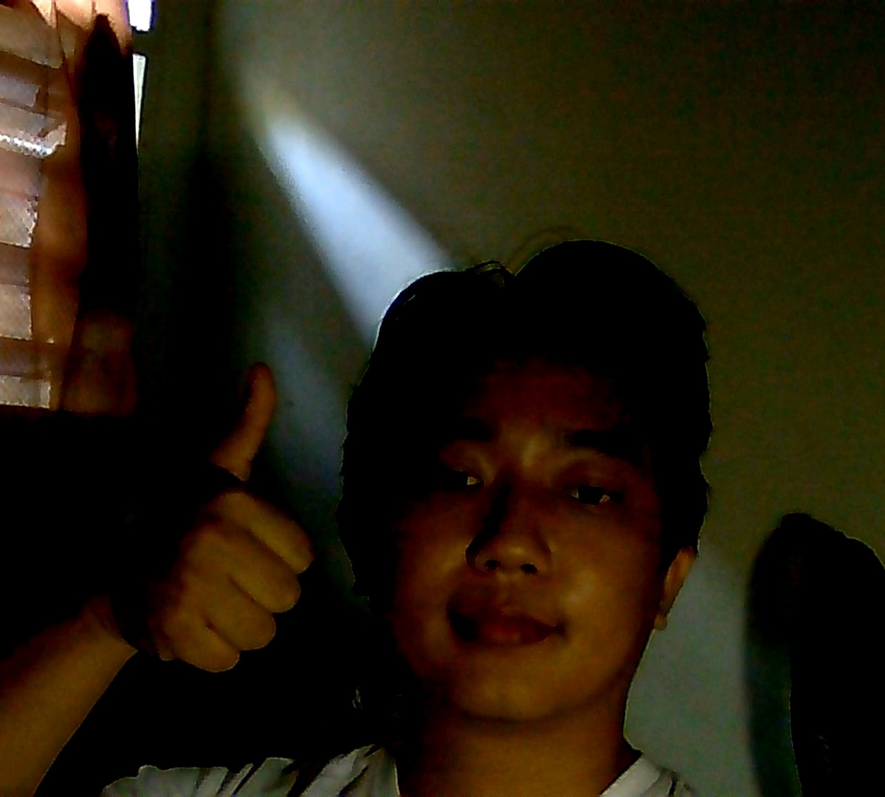
#> input picture notebooks/sample-cukup.png, 885 x 797 px, shrunk from 1600 x 1440 before the run
$ jupyter execute Transformasi_Intensitas_CCTV.ipynb
#> lines starting #> are read from the running program, lines starting #| are printed output that depends on the picture
# Peningkatan Citra CCTV Minim Cahaya

Notebook ini menerapkan dua teknik transformasi intensitas yang dipelajari di kelas:

1. **Transformasi logaritmik** untuk memperluas rentang intensitas piksel gelap.
2. **Transformasi pangkat (gamma correction)** dengan $\gamma < 1$ untuk mencerahkan detail pada area gelap.

## 1. Import library

- `Pillow` hanya digunakan untuk membaca, mengubah format menjadi grayscale, dan menyimpan citra.
- `NumPy` digunakan untuk menampung matriks piksel.
- `Matplotlib` digunakan untuk menampilkan perbandingan citra.
- Rumus peningkatan citra tidak menggunakan fungsi enhancement bawaan.

[cell 1]
import math
import os
from pathlib import Path

import matplotlib.pyplot as plt
import numpy as np
from PIL import Image

NILAI_MAKSIMUM = 255

## 2. Konfigurasi

Letakkan gambar dalam folder yang sama dengan notebook, lalu ubah `GAMBAR_PATH` sesuai nama file. Nilai gamma harus berada di antara 0 dan 1. Semakin kecil gamma, biasanya citra menjadi semakin terang.

[cell 2]
GAMBAR_PATH = Path(os.environ.get("IMAGE_PATH", "sample-cukup.png"))
GAMMA = 0.5
OUTPUT_DIR = Path(os.environ.get("OUTPUT_DIR", "hasil_output"))

if not 0 < GAMMA < 1:
    raise ValueError("Untuk mencerahkan citra gelap, gunakan 0 < GAMMA < 1.")

## 3. Membaca citra input sebagai grayscale

Citra input dinyatakan sebagai $F(x,y)$. Setiap elemen matriks menyimpan nilai intensitas 8-bit dari 0 (hitam) sampai 255 (putih).

[cell 3]
if not GAMBAR_PATH.exists():
    raise FileNotFoundError(
        f"Gambar tidak ditemukan: {GAMBAR_PATH}. "
        "Letakkan gambar di folder notebook dan periksa kembali GAMBAR_PATH."
    )

with Image.open(GAMBAR_PATH) as gambar:
#> gambar is the input picture: PIL image 885x797 RGB; mean R, G, B 37.3, 30, 14.6
    citra_asli = np.array(gambar.convert("L"), dtype=np.uint8)
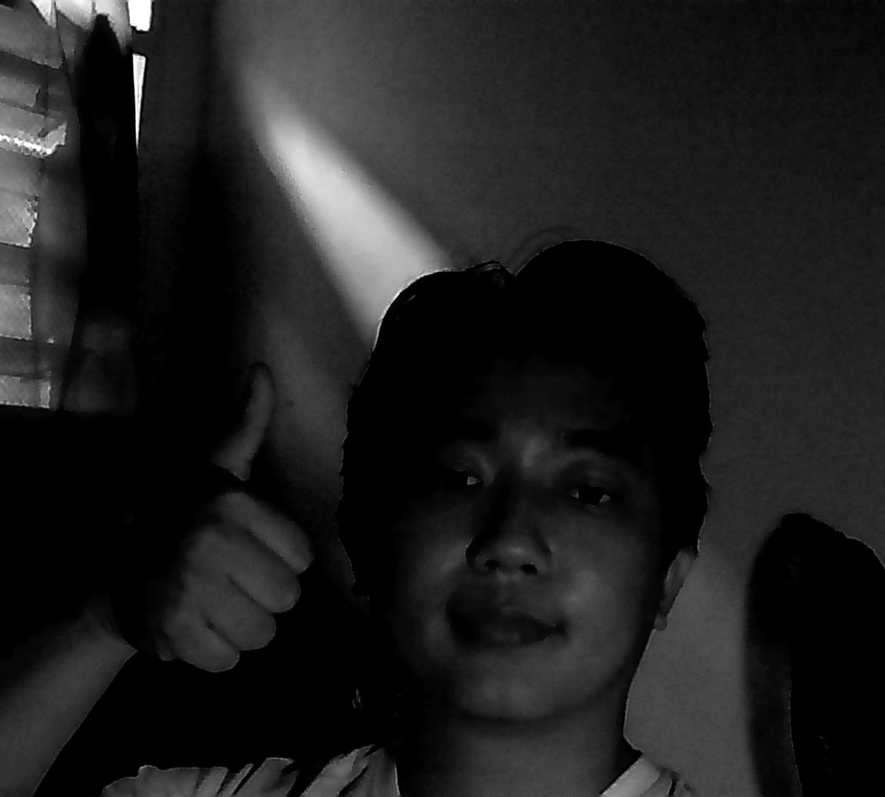
#> citra_asli: shape (797, 885); min 0, max 255, mean 30.5

print(f"Ukuran citra            : {citra_asli.shape[1]} x {citra_asli.shape[0]} piksel")
#| Ukuran citra            : 885 x 797 piksel
print(f"Intensitas minimum      : {citra_asli.min()}")
#| Intensitas minimum      : 0
print(f"Intensitas maksimum     : {citra_asli.max()}")
#| Intensitas maksimum     : 255
print(f"Rata-rata intensitas    : {citra_asli.mean():.2f}")
#| Rata-rata intensitas    : 30.45

plt.figure(figsize=(8, 5))
plt.imshow(citra_asli, cmap="gray", vmin=0, vmax=255)
plt.title("Citra Input Grayscale")
plt.axis("off")
plt.show()

## 4. Transformasi logaritmik

Rumus pada materi:

$$G = c \cdot \log(F + 1)$$

Konstanta dipilih sebagai berikut agar nilai input maksimum 255 dipetakan menjadi nilai output maksimum 255:

$$c = \frac{255}{\log(256)}$$

Penambahan 1 mencegah perhitungan $\log(0)$.

[cell 4]
def transformasi_log(citra):
    tinggi, lebar = citra.shape
    hasil = np.zeros((tinggi, lebar), dtype=np.uint8)
    c = NILAI_MAKSIMUM / math.log(NILAI_MAKSIMUM + 1)

    # Implementasi manual untuk setiap piksel F(x, y).
    for y in range(tinggi):
        for x in range(lebar):
            f = int(citra[y, x])
            g = c * math.log(f + 1)
            hasil[y, x] = np.uint8(round(min(max(g, 0), NILAI_MAKSIMUM)))

    return hasil, c

## 5. Transformasi pangkat (gamma correction)

Rumus pada materi:

$$s = c \cdot r^{\gamma}$$

Nilai piksel $r$ dinormalisasi dari 0-255 menjadi 0-1. Karena hasil pangkat masih berada pada 0-1, digunakan $c=255$ untuk mengembalikannya ke citra 8-bit. Nilai $\gamma < 1$ mengekspansi nilai piksel gelap.

[cell 5]
def transformasi_gamma(citra, gamma):
    if not 0 < gamma < 1:
        raise ValueError("Gamma harus memenuhi 0 < gamma < 1.")

    tinggi, lebar = citra.shape
    hasil = np.zeros((tinggi, lebar), dtype=np.uint8)
    c = NILAI_MAKSIMUM

    # Implementasi manual untuk setiap piksel r(x, y).
    for y in range(tinggi):
        for x in range(lebar):
            r = int(citra[y, x]) / NILAI_MAKSIMUM
            s = c * (r ** gamma)
            hasil[y, x] = np.uint8(round(min(max(s, 0), NILAI_MAKSIMUM)))

    return hasil

## 6. Menjalankan kedua transformasi

[cell 6]
hasil_log, c_log = transformasi_log(citra_asli)
#> after the loop in transformasi_log, `for y in range(tinggi):`:
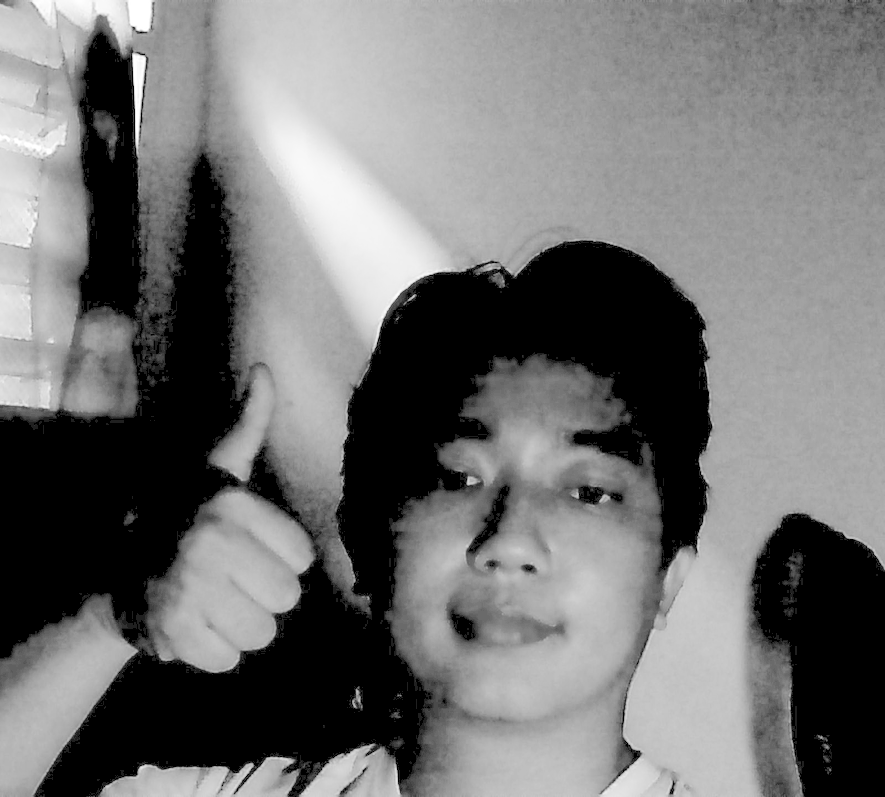
#> hasil: shape (797, 885); min 0, max 255, mean 113.8
#> c_log = 45.99
hasil_gamma = transformasi_gamma(citra_asli, GAMMA)
#> after the loop in transformasi_gamma, `for y in range(tinggi):`:
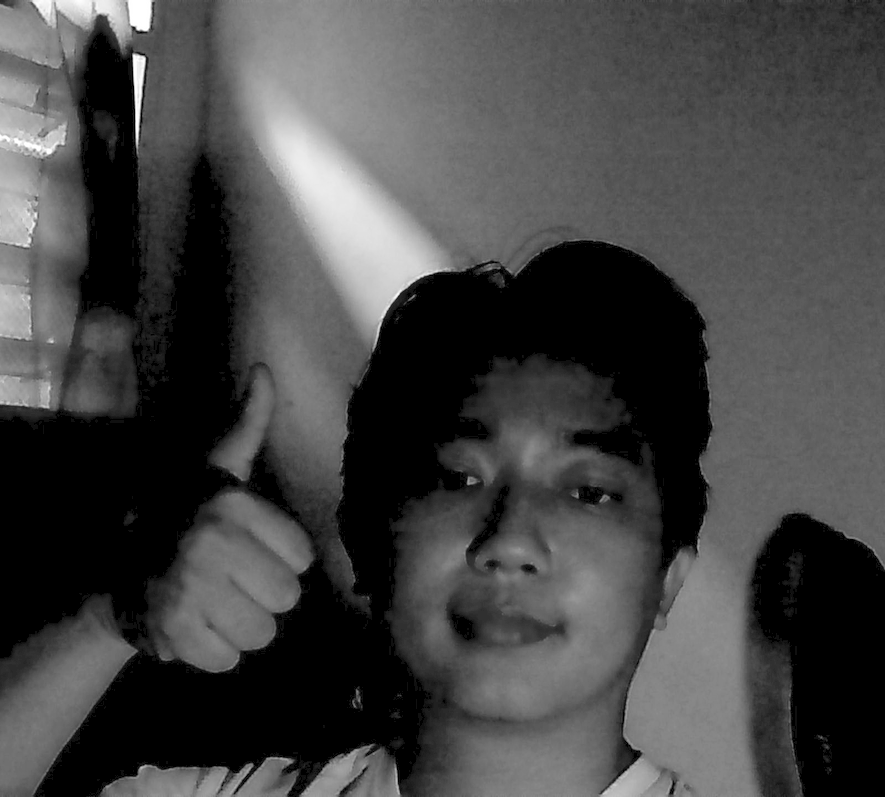
#> hasil: shape (797, 885); min 0, max 255, mean 68.9

print(f"Konstanta log (c)       : {c_log:.4f}")
#| Konstanta log (c)       : 45.9859
print(f"Nilai gamma             : {GAMMA}")
print(f"Rata-rata citra asli    : {citra_asli.mean():.2f}")
#| Rata-rata citra asli    : 30.45
print(f"Rata-rata hasil log     : {hasil_log.mean():.2f}")
#| Rata-rata hasil log     : 113.81
print(f"Rata-rata hasil gamma   : {hasil_gamma.mean():.2f}")
#| Rata-rata hasil gamma   : 68.91

## 7. Menampilkan dan menyimpan perbandingan hasil

Parameter `vmin=0` dan `vmax=255` digunakan agar ketiga panel memakai skala grayscale yang sama sehingga perbandingan tidak menyesatkan.

[cell 7]
OUTPUT_DIR.mkdir(parents=True, exist_ok=True)

Image.fromarray(hasil_log).save(OUTPUT_DIR / "hasil_log.png")
Image.fromarray(hasil_gamma).save(OUTPUT_DIR / "hasil_gamma.png")

fig, axes = plt.subplots(1, 3, figsize=(16, 5))
daftar_citra = [citra_asli, hasil_log, hasil_gamma]
daftar_judul = [
    "Citra Asli (Grayscale)",
    "Transformasi Logaritmik",
    f"Transformasi Gamma (gamma = {GAMMA})",
]

for axis, citra, judul in zip(axes, daftar_citra, daftar_judul):
    axis.imshow(citra, cmap="gray", vmin=0, vmax=255)
    axis.set_title(judul)
    axis.axis("off")
#> this loop made 3 passes
#> judul on passes 1 to 3: 'Citra Asli (Grayscale)', 'Transformasi Logaritmik', 'Transformasi Gamma (gamma = 0.5)'

fig.suptitle("Perbandingan Transformasi Intensitas", fontsize=16)
fig.tight_layout()
fig.savefig(OUTPUT_DIR / "perbandingan.png", dpi=160, bbox_inches="tight")
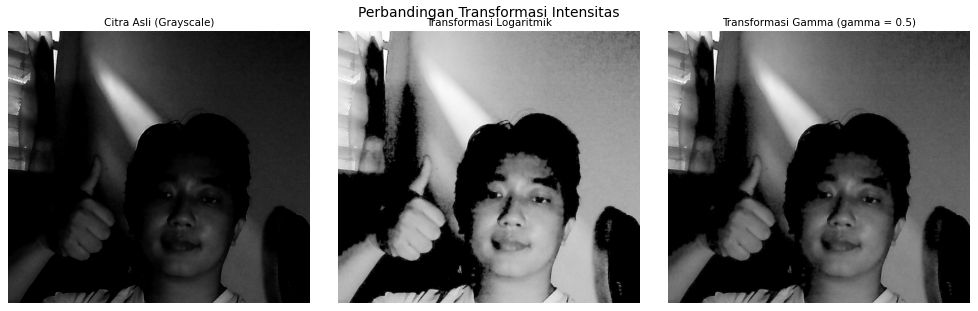
#> figure drawn by matplotlib, 3 panels
plt.show()

print(f"Hasil tersimpan di: {OUTPUT_DIR.resolve()}")

$ run again, with notebooks/sample-agak.png copied over notebooks/sample-cukup.png
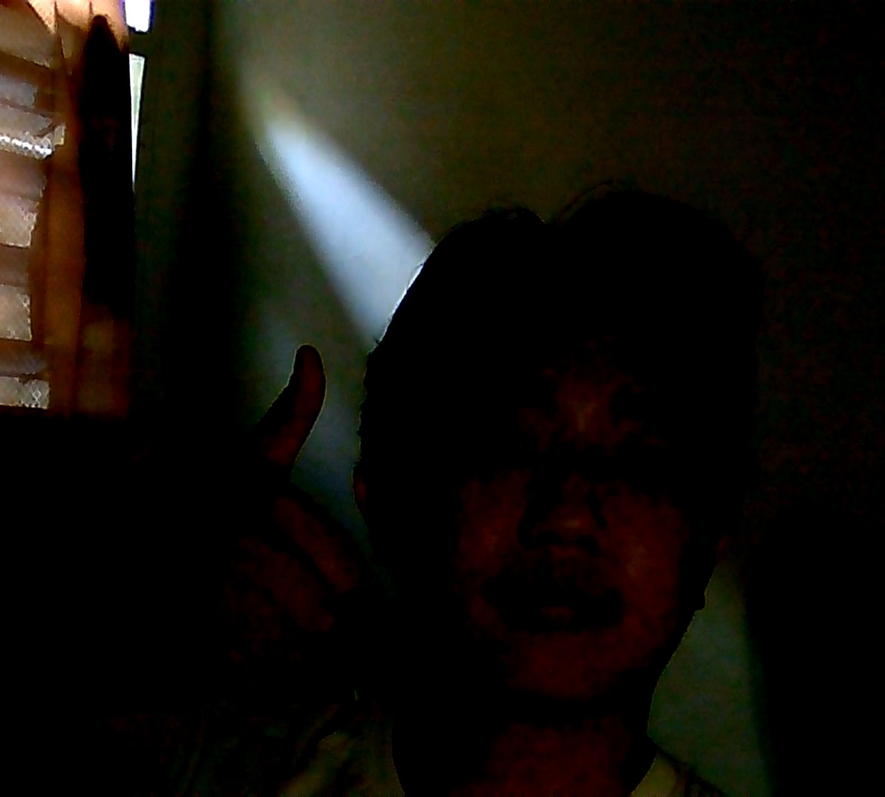
#> input picture notebooks/sample-agak.png, 885 x 797 px, shrunk from 1600 x 1440 before the run
#> gambar is the input picture: PIL image 885x797 RGB; mean R, G, B 19.3, 16.3, 10.7
#| Ukuran citra            : 885 x 797 piksel
#| Intensitas minimum      : 0
#| Intensitas maksimum     : 255
#| Rata-rata intensitas    : 16.54
#> c_log = 45.99
#> after the loop in transformasi_gamma, `for y in range(tinggi):`:
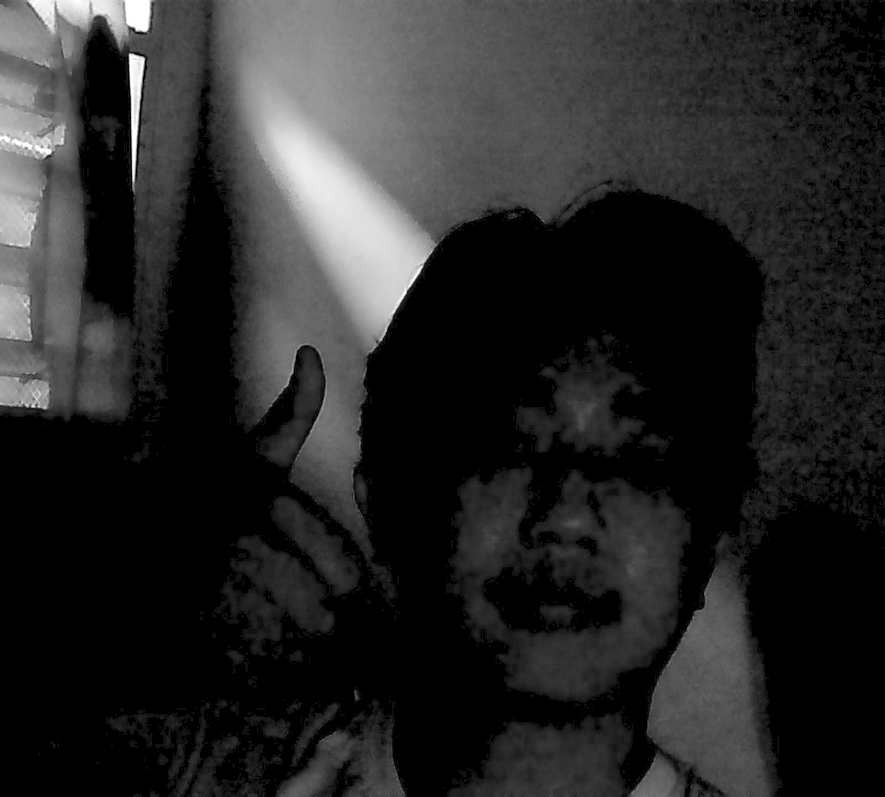
#> hasil: shape (797, 885); min 0, max 255, mean 39.5
#| Konstanta log (c)       : 45.9859
#| Rata-rata citra asli    : 16.54
#| Rata-rata hasil log     : 68.08
#| Rata-rata hasil gamma   : 39.49
#> the loop `for axis, citra, judul in zip(axes, daftar_citra, daftar_judul):` made 3 passes
#> judul on passes 1 to 3: 'Citra Asli (Grayscale)', 'Transformasi Logaritmik', 'Transformasi Gamma (gamma = 0.5)'
#> `fig.savefig(OUTPUT_DIR / "perbandingan.png", dpi=160, bbox_inches="tig..`:
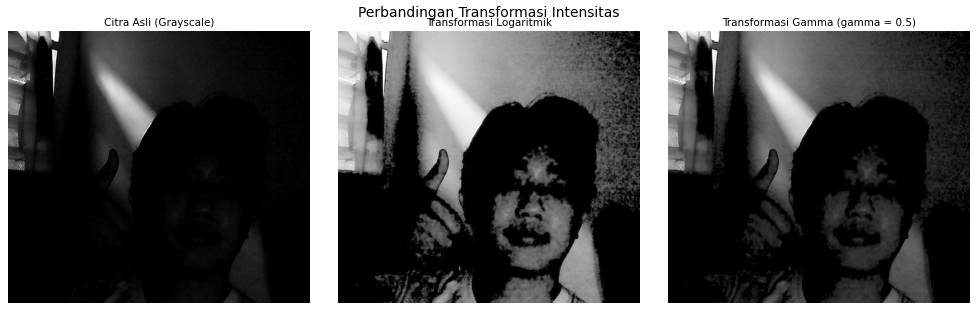
#> figure drawn by matplotlib, 3 panels

$ run again, with notebooks/sample-gelap.png copied over notebooks/sample-cukup.png
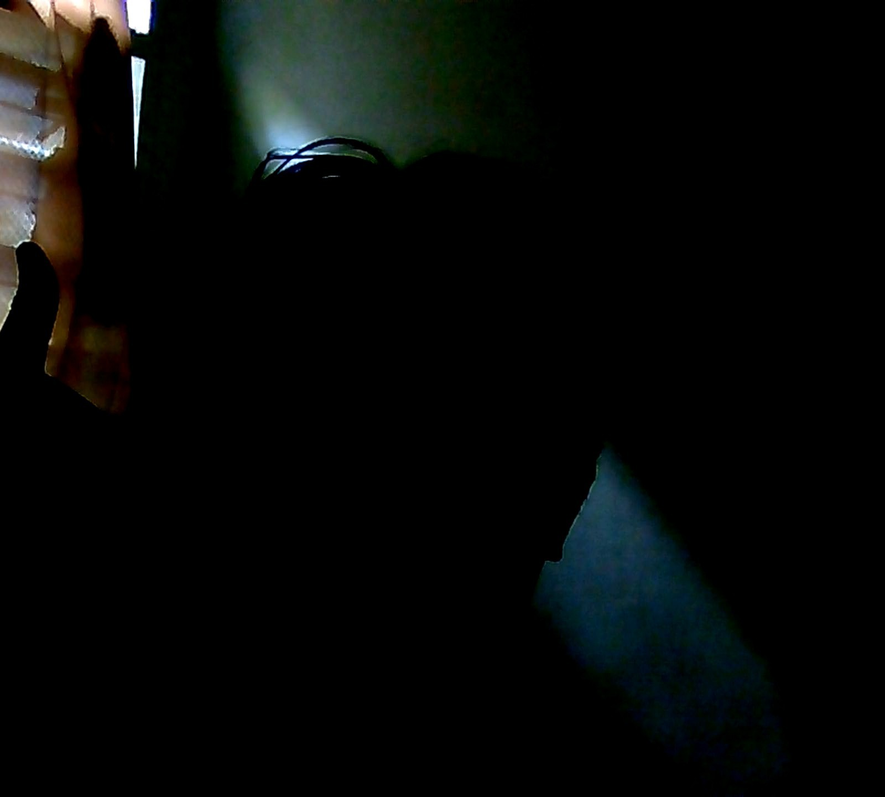
#> input picture notebooks/sample-gelap.png, 885 x 797 px, shrunk from 1600 x 1440 before the run
#> gambar is the input picture: PIL image 885x797 RGB; mean R, G, B 6.6, 8.5, 7.5
#| Ukuran citra            : 885 x 797 piksel
#| Intensitas minimum      : 0
#| Intensitas maksimum     : 255
#| Rata-rata intensitas    : 7.81
#> c_log = 45.99
#> after the loop in transformasi_gamma, `for y in range(tinggi):`:
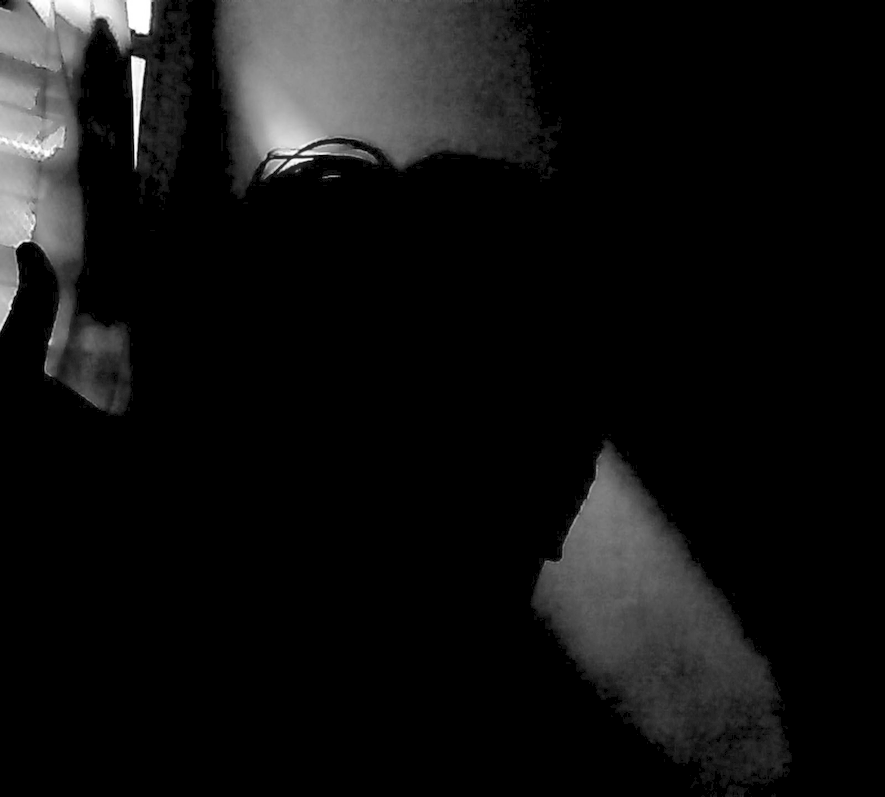
#> hasil: shape (797, 885); min 0, max 255, mean 17
#| Konstanta log (c)       : 45.9859
#| Rata-rata citra asli    : 7.81
#| Rata-rata hasil log     : 27.85
#| Rata-rata hasil gamma   : 16.97
#> the loop `for axis, citra, judul in zip(axes, daftar_citra, daftar_judul):` made 3 passes
#> judul on passes 1 to 3: 'Citra Asli (Grayscale)', 'Transformasi Logaritmik', 'Transformasi Gamma (gamma = 0.5)'
#> `fig.savefig(OUTPUT_DIR / "perbandingan.png", dpi=160, bbox_inches="tig..`:
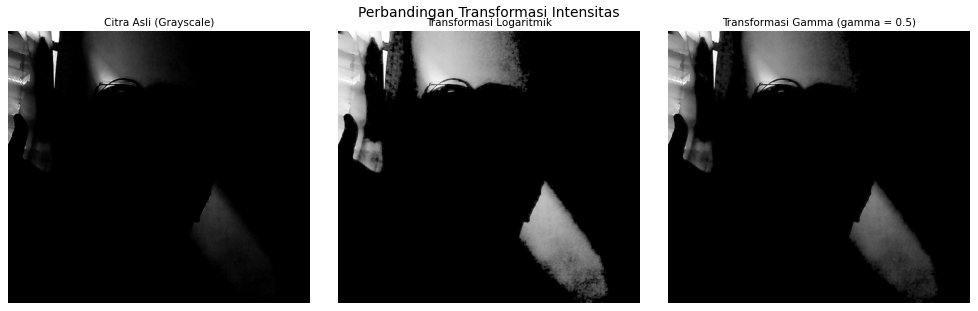
#> figure drawn by matplotlib, 3 panels
